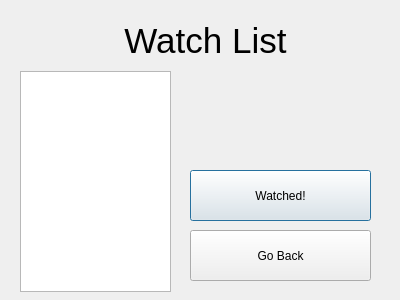
<?xml version="1.0" encoding="UTF-8"?>
<ui version="4.0">
 <class>Dialog</class>
 <widget class="QDialog" name="Dialog">
  <property name="geometry">
   <rect>
    <x>0</x>
    <y>0</y>
    <width>400</width>
    <height>300</height>
   </rect>
  </property>
  <property name="windowTitle">
   <string>Dialog</string>
  </property>
  <widget class="QListWidget" name="lstWatchList">
   <property name="geometry">
    <rect>
     <x>20</x>
     <y>71</y>
     <width>151</width>
     <height>221</height>
    </rect>
   </property>
  </widget>
  <widget class="QToolButton" name="btnGoBack">
   <property name="geometry">
    <rect>
     <x>190</x>
     <y>230</y>
     <width>181</width>
     <height>51</height>
    </rect>
   </property>
   <property name="text">
    <string>Go Back</string>
   </property>
  </widget>
  <widget class="QPushButton" name="btnWatch">
   <property name="geometry">
    <rect>
     <x>190</x>
     <y>170</y>
     <width>181</width>
     <height>51</height>
    </rect>
   </property>
   <property name="text">
    <string>Watched!</string>
   </property>
  </widget>
  <widget class="QLabel" name="label">
   <property name="geometry">
    <rect>
     <x>30</x>
     <y>20</y>
     <width>351</width>
     <height>41</height>
    </rect>
   </property>
   <property name="font">
    <font>
     <pointsize>26</pointsize>
    </font>
   </property>
   <property name="text">
    <string>Watch List</string>
   </property>
   <property name="alignment">
    <set>Qt::AlignCenter</set>
   </property>
  </widget>
 </widget>
 <resources/>
 <connections/>
</ui>
